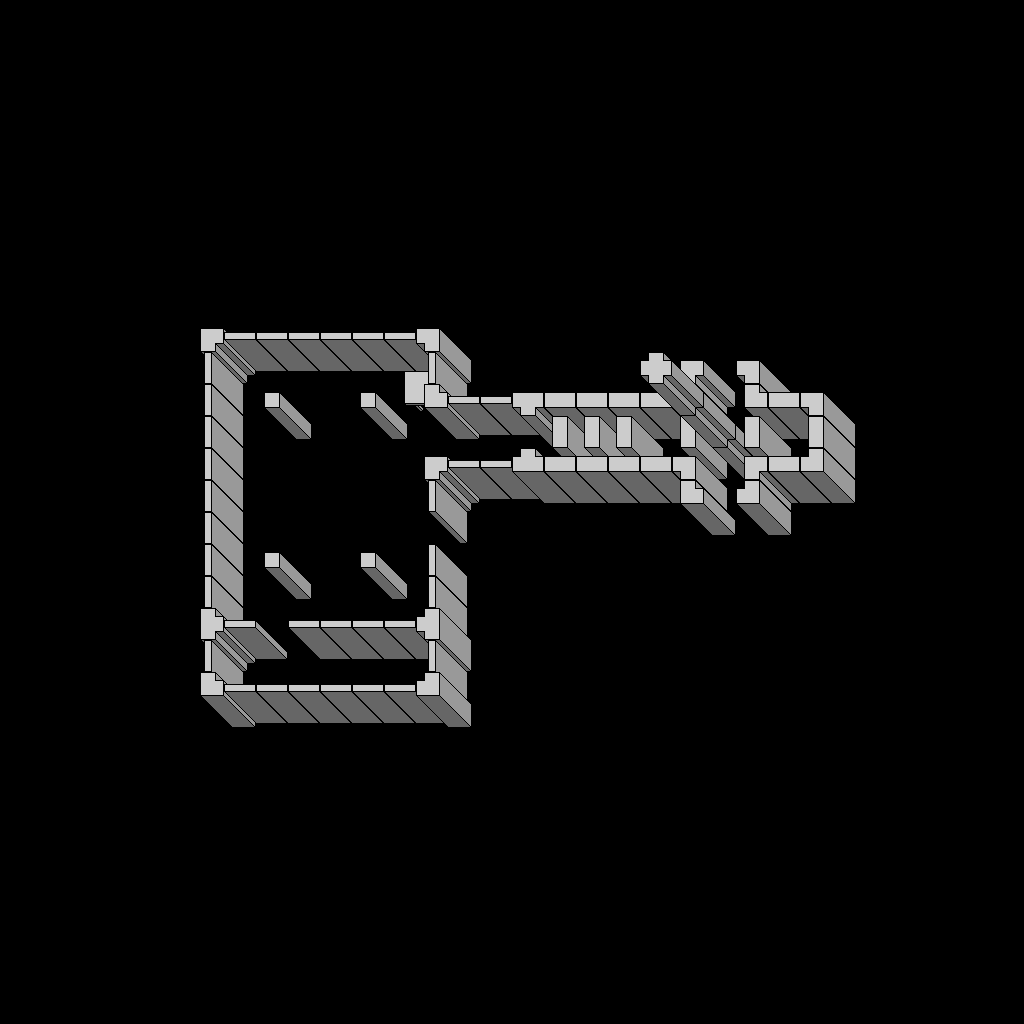

A 2D game scene composited from a Tiled map and its tileset images. What follows is a short description and the map's XML, with each tile layer's data collapsed to a summary:
An orthogonal 32x32 tile map with 32x32 px tiles, 3 tile layers (Walls, Walls level 2, Walls level 3).

<map version="1.0" orientation="orthogonal" width="32" height="32" tilewidth="32" tileheight="32">
 <tileset firstgid="1" source="perspective_walls.tsx" />
 <layer name="Walls" width="32" height="32">
  <data>[1024 cells, 77 non-empty, 15 distinct tile ids]</data>
 </layer>
 <layer name="Walls level 2" width="32" height="32">
  <data>[1024 cells, 1 non-empty, 1 distinct tile ids]</data>
 </layer>
 <layer name="Walls level 3" width="32" height="32">
  <data>[1024 cells, 1 non-empty, 1 distinct tile ids]</data>
 </layer>
</map>
